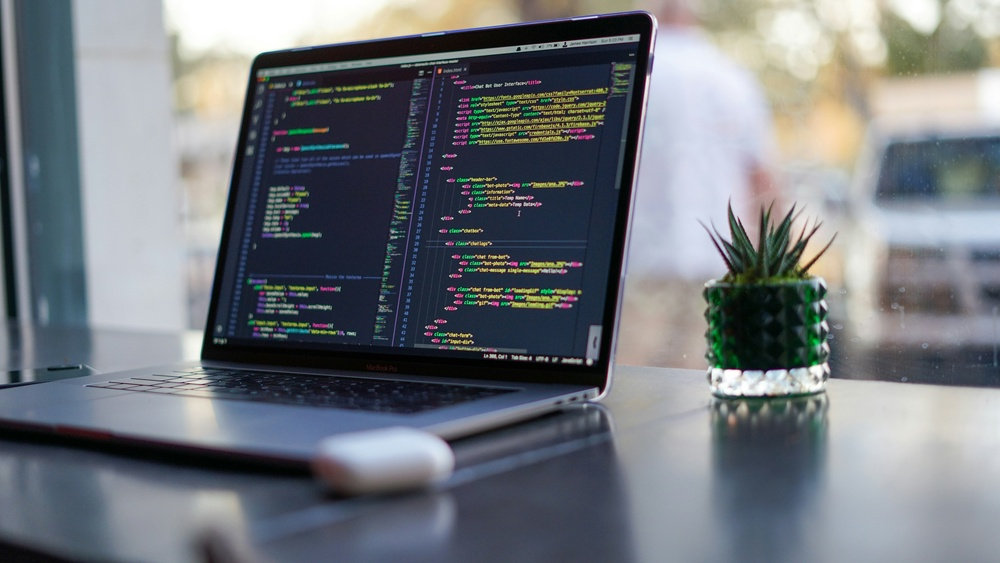
#> input picture DAY02/Image.jpg, 1000 x 563 px, shrunk from 6000 x 3376 before the run, found by its file name
$ python task5.py
#> lines starting #> are read from the running program, lines starting #| are printed output that depends on the picture
import cv2
import numpy as np
import matplotlib.pyplot as plt

# Read Image
img = cv2.imread(r"H:\Studies\MLB-Internship\DAY03\image.jpg")
#> img is the input picture: shape (563, 1000, 3); mean B, G, R 124.8, 119, 114.1

rgb = img[:, :, ::-1]

R = rgb[:, :, 0]
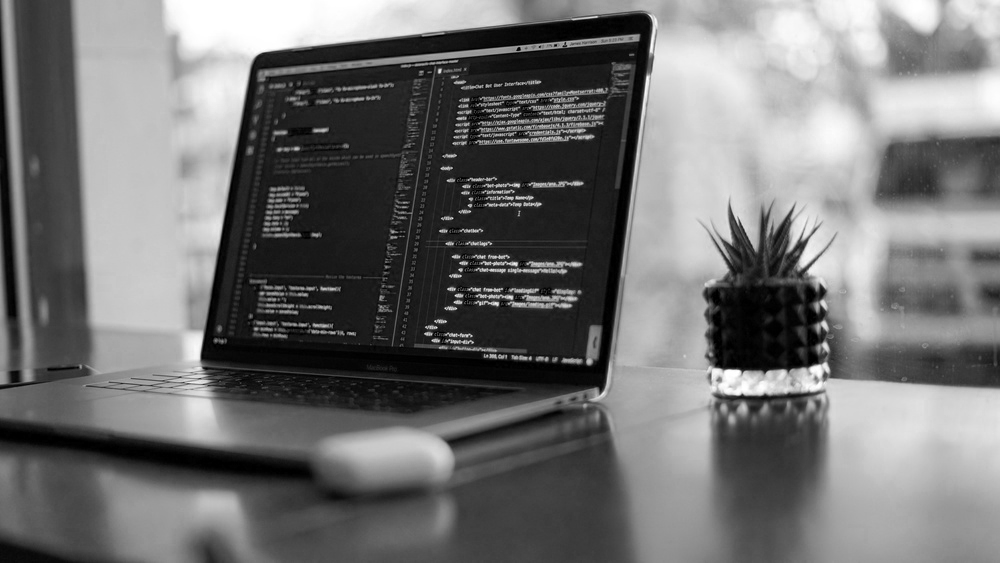
#> R: shape (563, 1000); min 0, max 255, mean 114.1
G = rgb[:, :, 1]
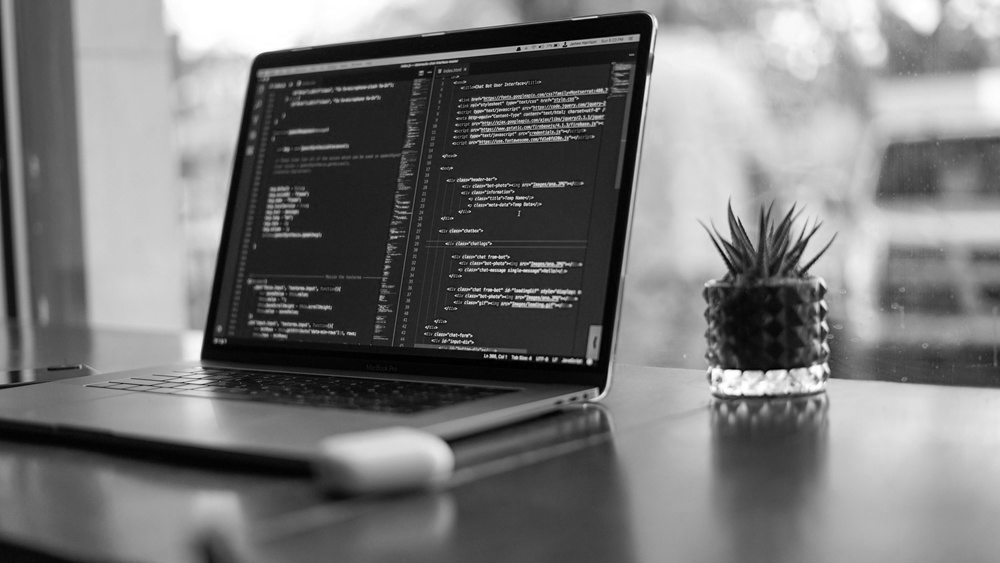
#> G: shape (563, 1000); min 0, max 255, mean 119
B = rgb[:, :, 2]
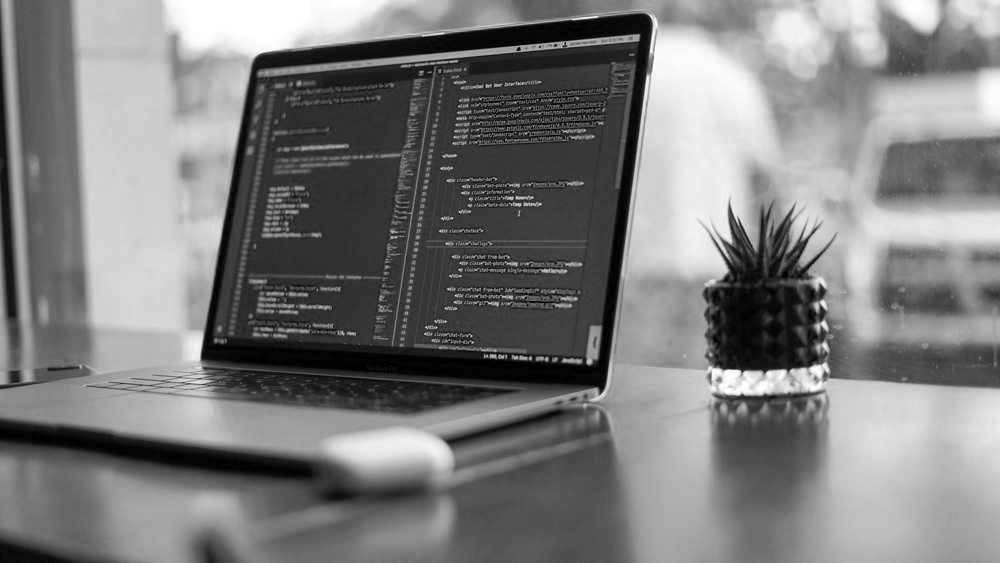
#> B: shape (563, 1000); min 0, max 255, mean 124.8

# Manual Grayscale
gray = (
    0.299 * R +
    0.587 * G +
    0.114 * B
).astype(np.uint8)


L_channel = gray.copy()

A_channel = (
    rgb[:, :, 0].astype(int)
    -
    rgb[:, :, 1].astype(int)
)
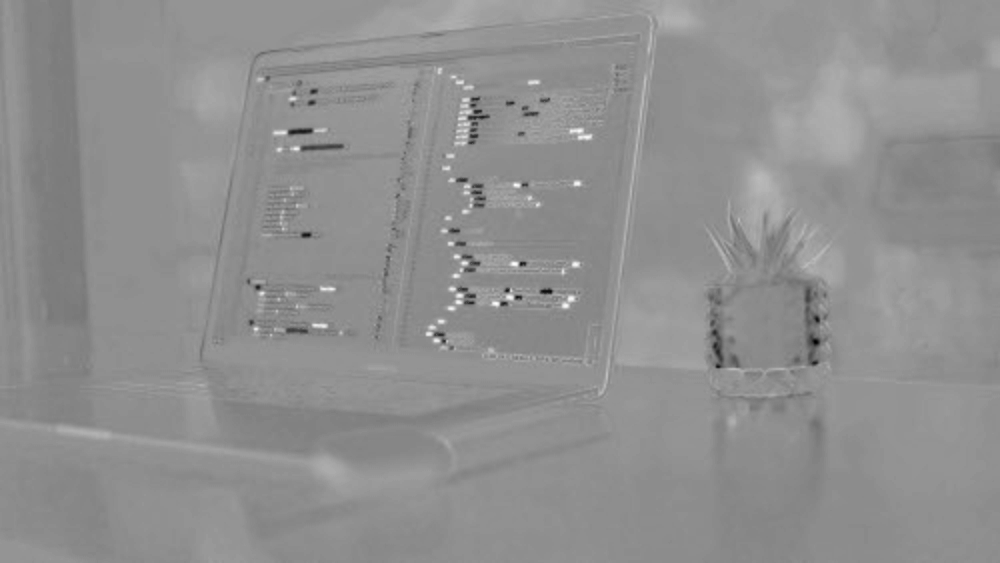
#> A_channel: shape (563, 1000) int64; min -187, max 135, mean -4.9; drawn with min black and max white

A_channel = np.clip(
    A_channel + 128,
    0,
    255
)
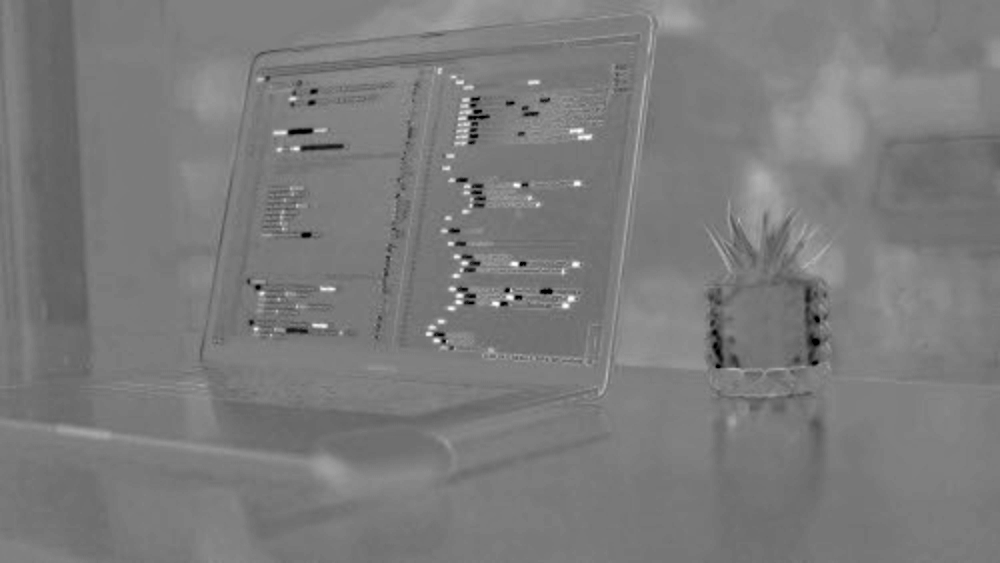
#> A_channel: shape (563, 1000) int64; min 0, max 255, mean 123.1

B_channel = (
    rgb[:, :, 2].astype(int)
    -
    rgb[:, :, 1].astype(int)
)
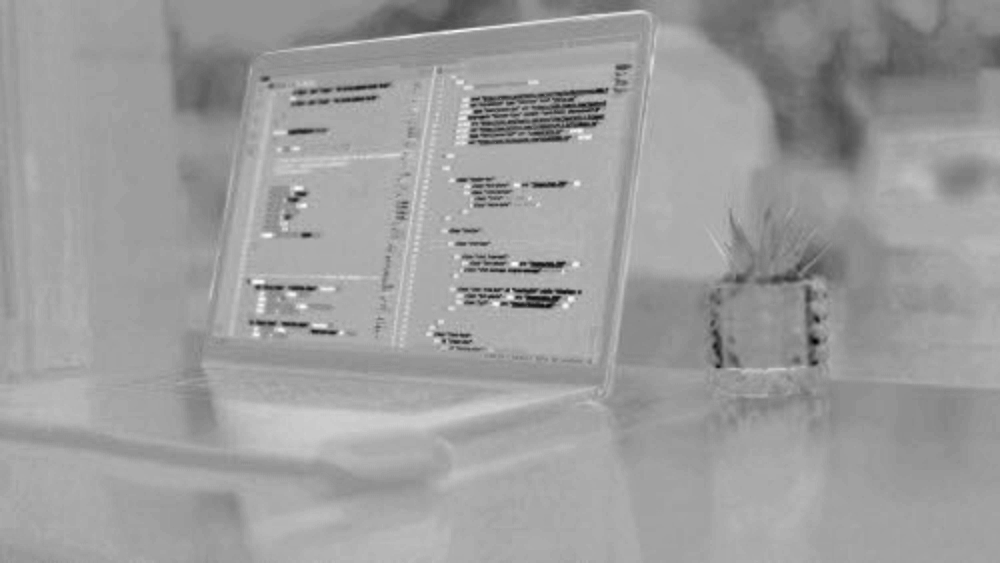
#> B_channel: shape (563, 1000) int64; min -118, max 83, mean 5.8; drawn with min black and max white

B_channel = np.clip(
    B_channel + 128,
    0,
    255
)
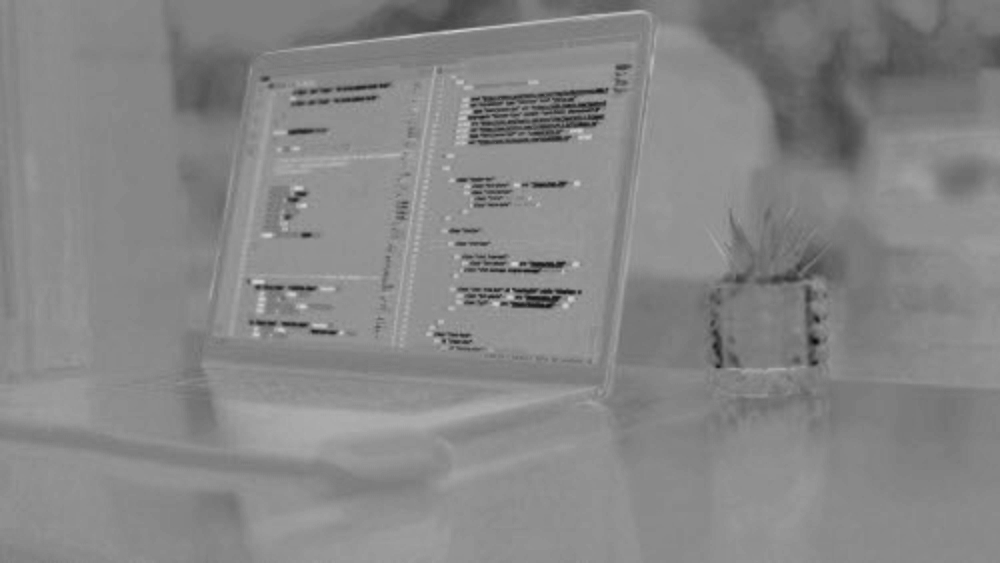
#> B_channel: shape (563, 1000) int64; min 10, max 211, mean 133.8


plt.figure(figsize=(12,4))

plt.subplot(1,3,1)
plt.imshow(L_channel, cmap="gray")
plt.title("L Channel")
plt.axis("off")

plt.subplot(1,3,2)
plt.imshow(A_channel, cmap="gray")
plt.title("A Channel")
plt.axis("off")

plt.subplot(1,3,3)
plt.imshow(B_channel, cmap="gray")
plt.title("B Channel")
plt.axis("off")

plt.tight_layout()
plt.show()
